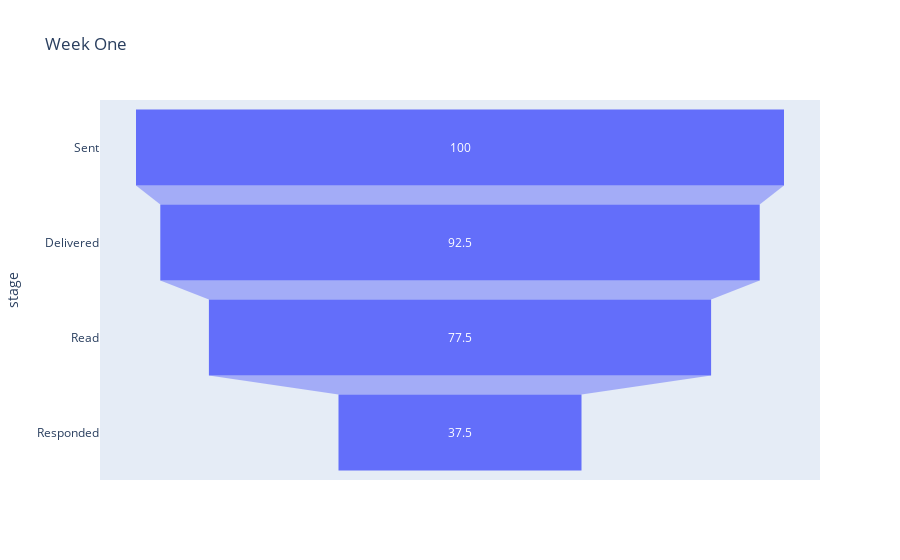
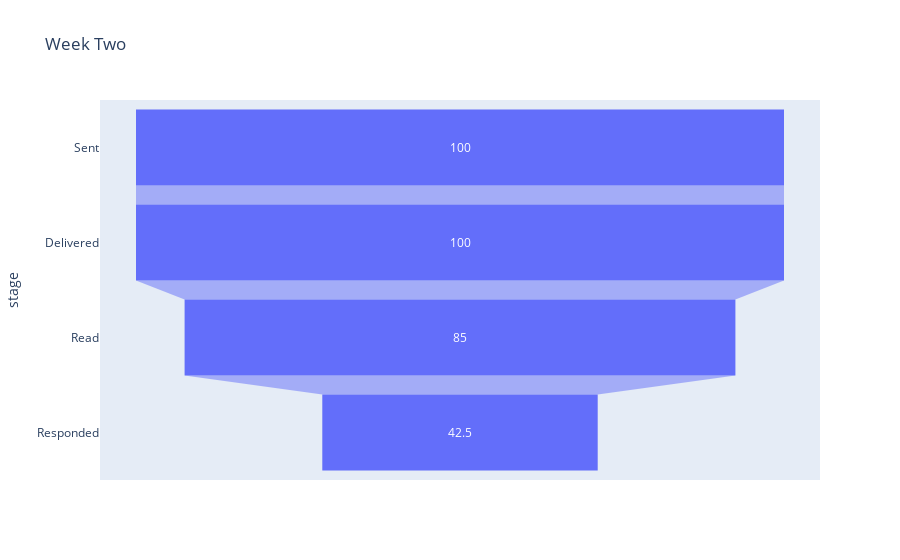
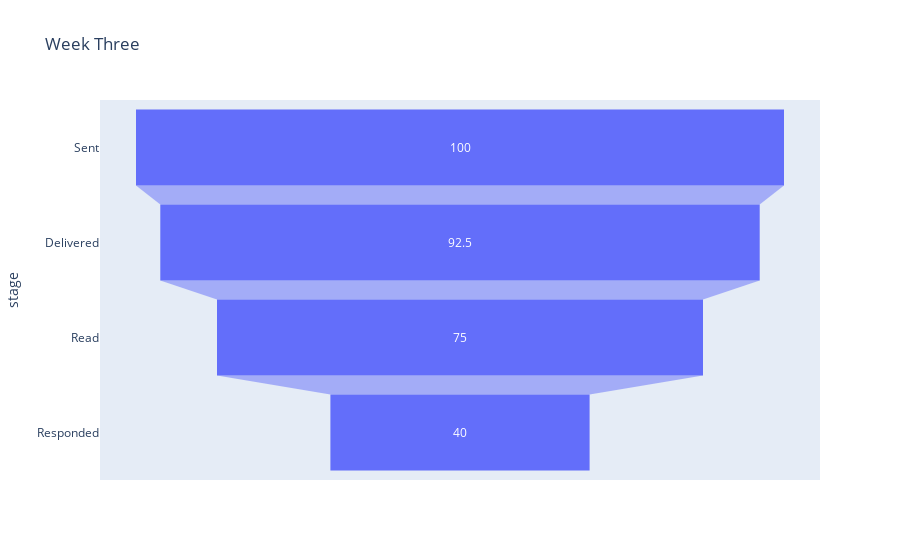
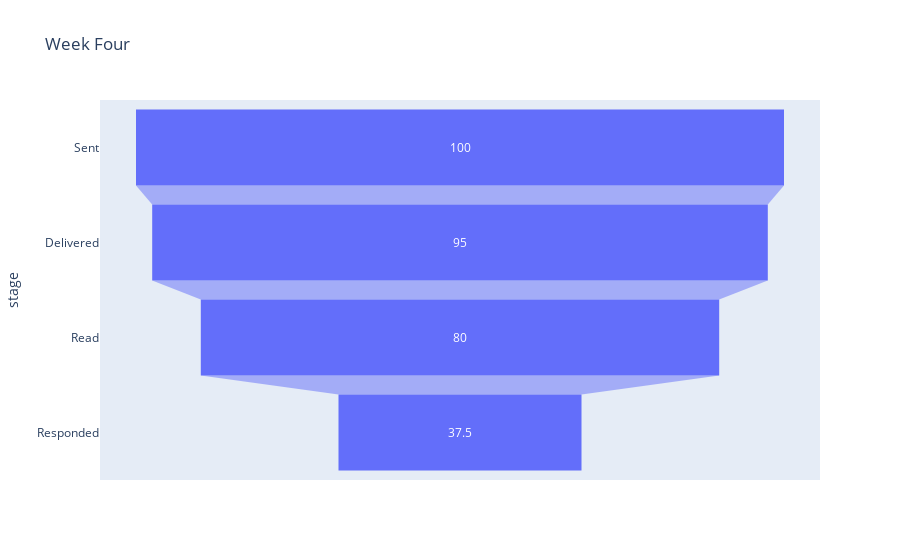

The notebook cell saved with these charts, in order:
### Markdown cell above
### Retrieve weekly data and generate weekly funnels.

### Code cell
funnel_week1=calculate_funnel_from_status_perc(campaigns_table[campaigns_table.campaign_id== 1])
funnel_week2=calculate_funnel_from_status_perc(campaigns_table[campaigns_table.campaign_id== 2])
funnel_week3=calculate_funnel_from_status_perc(campaigns_table[campaigns_table.campaign_id== 3])
funnel_week4=calculate_funnel_from_status_perc(campaigns_table[campaigns_table.campaign_id== 4])
funnel_weektry=calculate_funnel_from_status_count(campaigns_table[campaigns_table.campaign_id== 4])
import plotly.express as px
#fig, ax=plt.subplots(2,2,sharey=True) 
#fig.update_layout(title_text='Messages conversion rate') 
data_1 = dict(
    number= list(funnel_week1.values()),
    stage= list(funnel_week1.keys() ))
fig_1 = px.funnel(data_1, x='number', y='stage', title='Week One')
fig_1.show()
data_2 = dict(
    number= list(funnel_week2.values()),
    stage= list(funnel_week2.keys() ))
fig_2 = px.funnel(data_2, x='number', y='stage', title='Week Two')
fig_2.show()
data_3 = dict(
    number= list(funnel_week3.values()),
    stage= list(funnel_week3.keys() ))
fig_3 = px.funnel(data_3, x='number', y='stage', title='Week Three')
fig_3.show()
data_4 = dict(
    number= list(funnel_week4.values()),
    stage= list(funnel_week4.keys() ))
fig_4 = px.funnel(data_4, x='number', y='stage', title='Week Four')
fig_4.show()

### Figure 1 — Plotly figure (JSON) as saved in the notebook; plotly's stock layout.template omitted (floating-point values rounded to 4 significant figures)
{"data": [{"hovertemplate": "number=%{x}<br>stage=%{y}<extra></extra>", "legendgroup": "", "marker": {"color": "#636efa"}, "name": "", "orientation": "h", "showlegend": false, "type": "funnel", "x": [100, 92.5, 77.5, 37.5], "xaxis": "x", "y": ["Sent", "Delivered", "Read", "Responded"], "yaxis": "y"}], "layout": {"autosize": true, "legend": {"tracegroupgap": 0}, "title": {"text": "Week One"}, "xaxis": {"anchor": "y", "autorange": true, "domain": [0, 1], "range": [-55.56, 55.56], "title": {"text": "number"}, "type": "linear"}, "yaxis": {"anchor": "x", "autorange": true, "domain": [0, 1], "range": [3.5, -0.5], "title": {"text": "stage"}, "type": "category"}}}

### Figure 2 — Plotly figure (JSON) as saved in the notebook; plotly's stock layout.template omitted (floating-point values rounded to 4 significant figures)
{"data": [{"hovertemplate": "number=%{x}<br>stage=%{y}<extra></extra>", "legendgroup": "", "marker": {"color": "#636efa"}, "name": "", "orientation": "h", "showlegend": false, "type": "funnel", "x": [100, 100, 85, 42.5], "xaxis": "x", "y": ["Sent", "Delivered", "Read", "Responded"], "yaxis": "y"}], "layout": {"autosize": true, "legend": {"tracegroupgap": 0}, "title": {"text": "Week Two"}, "xaxis": {"anchor": "y", "autorange": true, "domain": [0, 1], "range": [-55.56, 55.56], "title": {"text": "number"}, "type": "linear"}, "yaxis": {"anchor": "x", "autorange": true, "domain": [0, 1], "range": [3.5, -0.5], "title": {"text": "stage"}, "type": "category"}}}

### Figure 3 — Plotly figure (JSON) as saved in the notebook; plotly's stock layout.template omitted (floating-point values rounded to 4 significant figures)
{"data": [{"hovertemplate": "number=%{x}<br>stage=%{y}<extra></extra>", "legendgroup": "", "marker": {"color": "#636efa"}, "name": "", "orientation": "h", "showlegend": false, "type": "funnel", "x": [100, 92.5, 75, 40], "xaxis": "x", "y": ["Sent", "Delivered", "Read", "Responded"], "yaxis": "y"}], "layout": {"autosize": true, "legend": {"tracegroupgap": 0}, "title": {"text": "Week Three"}, "xaxis": {"anchor": "y", "autorange": true, "domain": [0, 1], "range": [-55.56, 55.56], "title": {"text": "number"}, "type": "linear"}, "yaxis": {"anchor": "x", "autorange": true, "domain": [0, 1], "range": [3.5, -0.5], "title": {"text": "stage"}, "type": "category"}}}

### Figure 4 — Plotly figure (JSON) as saved in the notebook; plotly's stock layout.template omitted (floating-point values rounded to 4 significant figures)
{"data": [{"hovertemplate": "number=%{x}<br>stage=%{y}<extra></extra>", "legendgroup": "", "marker": {"color": "#636efa"}, "name": "", "orientation": "h", "showlegend": false, "type": "funnel", "x": [100, 95, 80, 37.5], "xaxis": "x", "y": ["Sent", "Delivered", "Read", "Responded"], "yaxis": "y"}], "layout": {"autosize": true, "legend": {"tracegroupgap": 0}, "title": {"text": "Week Four"}, "xaxis": {"anchor": "y", "autorange": true, "domain": [0, 1], "range": [-55.56, 55.56], "title": {"text": "number"}, "type": "linear"}, "yaxis": {"anchor": "x", "autorange": true, "domain": [0, 1], "range": [3.5, -0.5], "title": {"text": "stage"}, "type": "category"}}}
